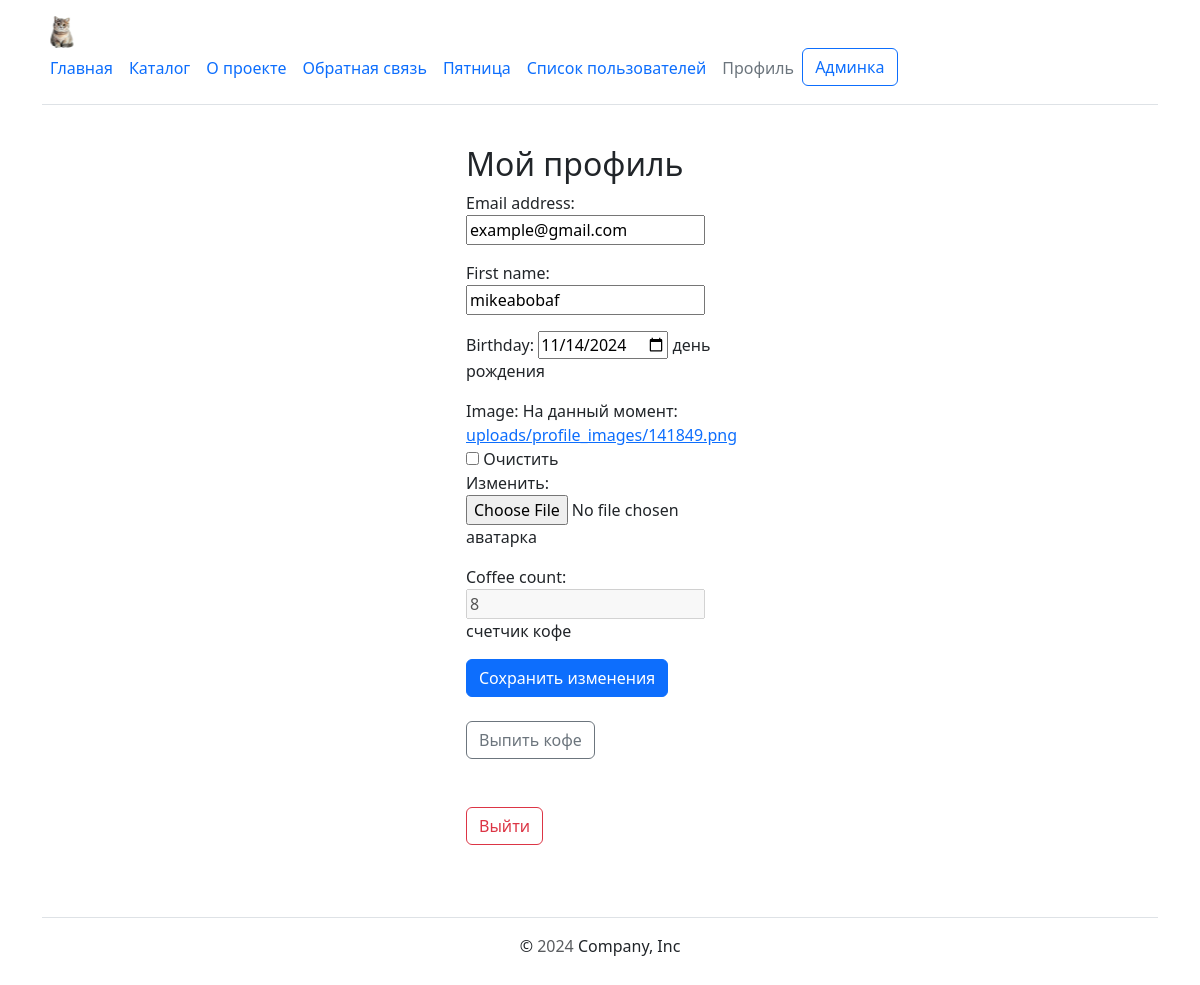
/auth/profile/ (signed in), run on an earlier commit of the app's database.
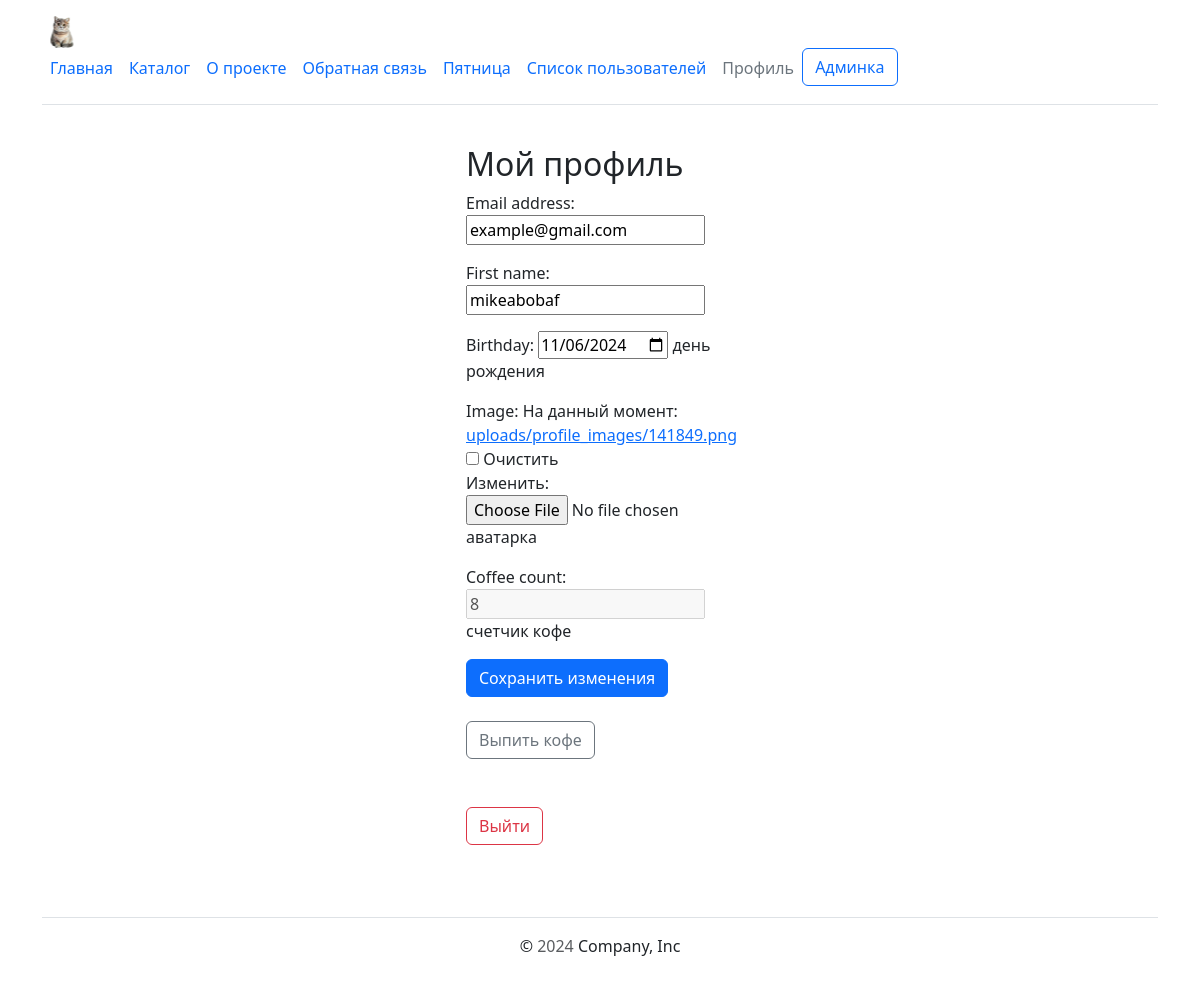
And on a later commit of the database.
### users/models.py (models this page shows, shortened)
class Profile(models.Model):
    user = models.OneToOneField(User, on_delete=models.CASCADE)
    birthday = models.DateField(
        help_text="день рождения",
        blank=True,
        null=True,
    )
    image = models.ImageField(
        help_text="аватарка",
        upload_to=f"{django.conf.settings.UPLOAD_TO_PATH}profile_images/",
        blank=True,
        null=True,
    )
    coffee_count = models.PositiveIntegerField(
        help_text="счетчик кофе",
        default=0,
    )
    class Meta:
        verbose_name = "профиль"
        verbose_name_plural = "профили"

### users/views.py (the view, shortened to what this page needs)
# urls.py: path("profile/", users.views.ProfileView.as_view(), name="user-profile"),
class ProfileView(
    django.views.generic.DetailView,
    django.views.generic.edit.ModelFormMixin,
    django.contrib.auth.mixins.LoginRequiredMixin,
):
    model = users.models.User
    template_name = "users/profile.html"
    def get(self, request):
        user_form = users.forms.UserForm(
            request.POST or None,
            instance=request.user,
        )
        profile_form = users.forms.ProfileForm(
            request.POST or None,
            request.FILES or None,
            instance=request.user.profile,
        )
        return render(
            request,
            self.template_name,
            {
                "user_form": user_form,
                "profile_form": profile_form,
            },
        )

### users/forms.py
class UserForm(UserChangeForm):
    password = None
    class Meta(UserChangeForm.Meta):
        model = User
        fields = (User.email.field.name, User.first_name.field.name)

class ProfileForm(forms.ModelForm):
    def __init__(self, *args, **kwargs):
        super().__init__(*args, **kwargs)
        self.fields["coffee_count"].widget.attrs["disabled"] = True
        self.fields["image"].required = False
        self.fields["coffee_count"].required = False
    class Meta:
        model = users.models.Profile
        fields = (
            users.models.Profile.birthday.field.name,
            users.models.Profile.image.field.name,
            users.models.Profile.coffee_count.field.name,
        )
        widgets = {
            "birthday": forms.DateInput(
                format="%Y-%m-%d",
                attrs={"type": "date"},
            ),
        }

### lyceum/context_processors.py (called while the page is built)
def birthday_context_processor(request):
    user_offset = request.COOKIES.get("user_offset")
    current_time_utc = timezone.now()
    if user_offset:
        try:
            hours_offset = float(user_offset)
            user_time = current_time_utc + timedelta(hours=hours_offset)
        except ValueError:
            user_time = current_time_utc
    else:
        user_time = current_time_utc
    current_date = user_time.date()
    birthday_people = (
        User.objects.filter(
            profile__birthday__day=current_date.day,
            profile__birthday__month=current_date.month,
        )
        .select_related("profile")
        .only(
            "email",
            "first_name",
            "profile__birthday",
        )
    )
    return {
        "birthday_people": birthday_people,
    }

### templates/users/profile.html (shortened to what this page needs)
{% extends "base.html" %}
{% load static %}
{% block content %}
<div class="w-25 p-3 mx-auto">
    <h2>Мой профиль</h2>
    <form method="post" enctype="multipart/form-data">
        {{ user_form.as_p }}
        {{ profile_form.as_p }}
        <button class="btn btn-primary" type="submit">Сохранить изменения</button>
    </form>
    <br>
    <a class="btn btn-outline-secondary" href="{% url "homepage:coffee" %}" role="button">Выпить кофе</a>
    <br>
    <br>
    <br>
    <a role="button" href="{% url "users:logout" %}" class="btn btn-outline-danger">Выйти</a>
</div>
{% endblock %}

### templates/base.html (shortened to what this page needs)
{% load static %}
<!DOCTYPE html>
<html lang="ru">
  <head>
    <link rel="stylesheet" href="{% static 'css/bootstrap.min.css' %}">
    <link rel="stylesheet" href="{% static 'css/footer.css' %}">
    <link rel="stylesheet" href="{% static 'css/my_styles.css' %}">
  </head>
  <body>
    <div class="wrapper">
      {% include "includes/header.html" %}
      <main>
        {% block content %}No content{% endblock %}
      </main>
      {% include "includes/footer.html" %}
    </div>
  </body>
</html>

### templates/includes/header.html (shortened to what this page needs)
{% load static %}
{% load i18n %}
<div class="container">
<header
class="d-flex flex-wrap align-items-center justify-content-center justify-content-md-between py-3 mb-4 border-bottom"
>
    <a
    href="{% url 'homepage:index-page' %}"
    class="d-flex align-items-center col-md-3 mb-2 mb-md-0 text-dark text-decoration-none"
    >
    <img
    class="bi me-2"
    width="40"
    height="32"
    role="img"
    alt="Icon"
    src="{% static 'img/favicon.svg' %}"
    />
    </a>
  {% with request.resolver_match.view_name as view_name %}
  <ul class="nav col-12 col-md-auto mb-2 justify-content-center mb-md-0">
    <li>
      <a {% if view_name != "homepage:index-page" %} href="{% url 'homepage:index-page' %}"{% endif %} class="nav-link px-2 link{% if view_name == 'homepage:index-page' %}-secondary active{% endif %}">Главная</a>
    </li>
    <li>
      <a {% if view_name != "catalog:index-page" %} href="{% url 'catalog:index-page' %}"{% endif %} class="nav-link px-2 link{% if view_name == 'catalog:index-page' %}-secondary active{% endif %}">Каталог</a
      >
    </li>
    <li>
      <a {% if view_name != "about:index-page" %} href="{% url 'about:index-page' %}"{% endif %} class="nav-link px-2 link{% if view_name == 'about:index-page' %}-secondary active{% endif %}">О проекте</a>
    </li>
    <li>
      <a {% if view_name != "feedback:feedback" %} href="{% url 'feedback:feedback' %}"{% endif %} class="nav-link px-2 link{% if view_name == 'feedback:feedback' %}-secondary active{% endif %}">Обратная связь</a>
    </li>
    <li>
      <a {% if view_name != "catalog:friday-page" %} href="{% url 'catalog:friday-page' %}"{% endif %} class="nav-link px-2 link{% if view_name == 'catalog:friday-page' %}-secondary active{% endif %}">Пятница</a>
    </li>
    <li>
      <a {% if view_name != "users:user-list" %} href="{% url 'users:user-list' %}"{% endif %} class="nav-link px-2 link{% if view_name == 'users:user-list' %}-secondary active{% endif %}">Список пользователей</a>
    </li>
    {% if request.user.is_authenticated %}
    <li>
      <a {% if view_name != "users:user-profile" %} href="{% url 'users:user-profile' %}"{% endif %} class="nav-link px-2 link{% if view_name == 'users:user-profile' %}-secondary active{% endif %}">Профиль</a>
    </li>
    {% else %}
    <li>
      <a {% if view_name != "users:login" %} href="{% url 'users:login' %}"{% endif %} class="nav-link px-2 link{% if view_name == 'users:login' %}-secondary active{% endif %}">Вход</a>
    </li>
    {% endif %}
    {% if request.user.is_superuser %}
    <li>
      <a href="{% url 'admin:index' %}" class="btn btn-outline-primary"> Админка</a>
    </li>
    {% endif %}
  </ul>
  {% endwith %}
</header>
</div>

### templates/includes/footer.html (shortened to what this page needs)
{% load static %}
<div class="container">
  <footer class="py-3 my-4">
    <ul class="nav justify-content-center border-bottom pb-3 mb-3"></ul>
    <p class="text-center"> © <span class="text-center text-body-secondary" id="currentYear">{% now "Y" %}</span> Company, Inc</p>
  </footer>
</div>

### static_dev/css/footer.css (style rules this page uses)
.wrapper { display:flex; flex-direction:column; min-height:100vh; }
main { flex:1 1 auto; }
footer { flex:0 0; }

What changed in the data, as far as the page shows it:
changed Profile: birthday "11/14/2024" → "11/06/2024"
